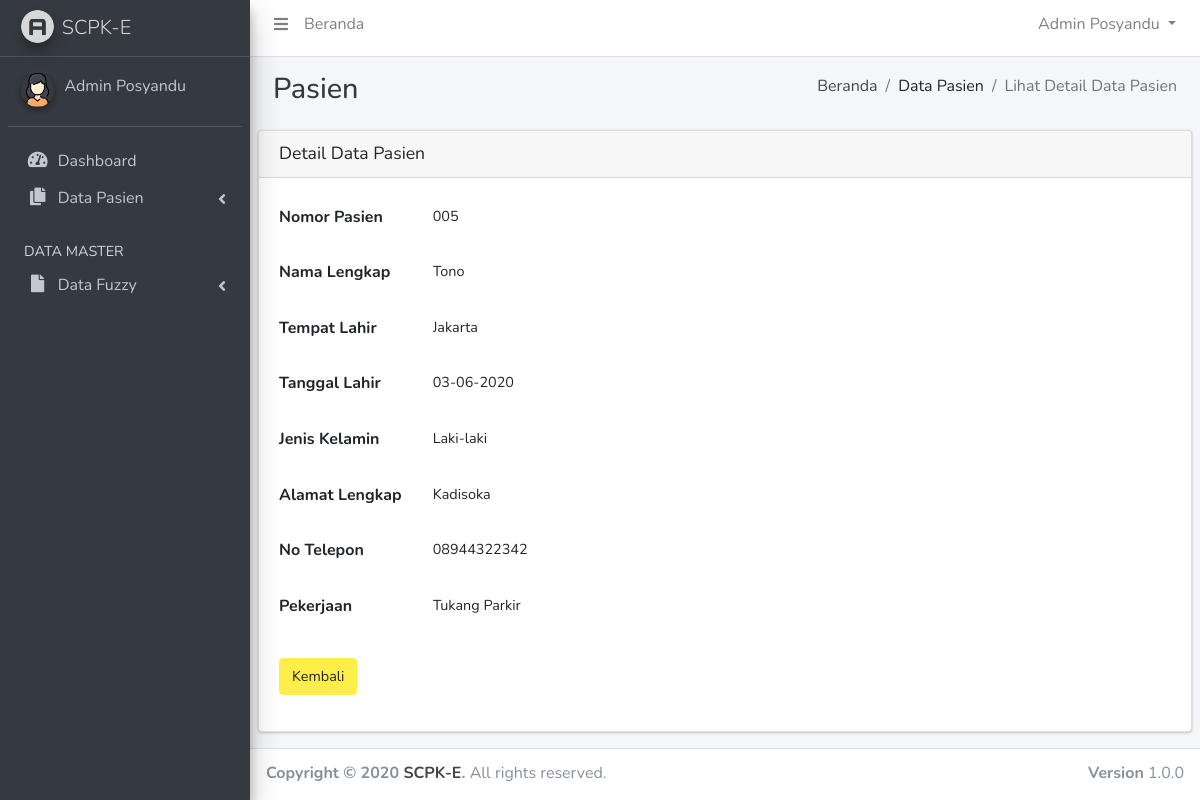
Screenshot of /scpk-e/?page=pasien-view&id=14 (signed in) with the database file from the repository.
### tables this page shows
CREATE TABLE `pasien` (
  `id_pasien` int(11) NOT NULL,
  `no_pasien` varchar(16) NOT NULL,
  `nama_lengkap` varchar(50) NOT NULL,
  `tempat_lahir` varchar(30) NOT NULL,
  `tanggal_lahir` date NOT NULL,
  `jenis_kelamin` char(1) NOT NULL,
  `alamat_lengkap` varchar(100) NOT NULL,
  `no_telepon` varchar(13) NOT NULL,
  `pekerjaan` varchar(30) NOT NULL,
  `terdaftar` datetime NOT NULL
);

### scpk-e/config/library.php (called while the page is built, shortened)
<?php
function antiinjec($data){
  $filter_sql = mysql_real_escape_string(stripslashes(strip_tags(htmlspecialchars($data,ENT_QUOTES))));
  return $filter_sql;
}
?>

### scpk-e/config/koneksi.php (called while the page is built, shortened)
<?php
function querydb($query)
{
	$result=mysql_query($query) or die ("gagal melakukan Query=$query");
	return $result;
}
?>

### scpk-e/view_pasien.php (the view)
<?php
$id		= (int)antiinjec(@$_GET['id']);
$hdata=querydb("SELECT id_pasien, no_pasien, nama_lengkap, tempat_lahir, tanggal_lahir, jenis_kelamin, alamat_lengkap, no_telepon, pekerjaan, terdaftar FROM pasien WHERE id_pasien=$id");
$data=mysql_fetch_array($hdata);
?>
<div class="content-header">
  <div class="container-fluid">
    <div class="row mb-2">
      <div class="col-sm-6">
        <h1 class="m-0 text-dark">Pasien</h1>
      </div>
      <div class="col-sm-6">
        <ol class="breadcrumb float-sm-right">
          <li class="breadcrumb-item"><a href="?page=home">Beranda</a></li>
          <li class="breadcrumb-item">Data Pasien</li>
          <li class="breadcrumb-item active">Lihat Detail Data Pasien</li>
        </ol>
      </div>
    </div>
  </div>
</div>
<section class="content">
  	<div class="row">
		<div class="col-12">
			<div class="card">
				<div class="card-header">
					<h2 class="card-title" style="margin-bottom: 1px;">Detail Data Pasien</h2>
				</div>
				<div class="card-body">
                <form>
                  <div class="form-group row">
                  <label for="no_pasien" class="col-sm-2 col-form-label">Nomor Pasien</label>
                  <div class="col-sm-10">
                    <input type="text" readonly class="form-control-plaintext" id="staticNo" value="<?php echo"$data[no_pasien]";?>">
                  </div>
                  </div>
                  <div class="form-group row">
                  <label for="nama_lengkap" class="col-sm-2 col-form-label">Nama Lengkap</label>
                  <div class="col-sm-10">
                    <input type="text" readonly class="form-control-plaintext" id="staticNama" value="<?php echo"$data[nama_lengkap]";?>">
                  </div>
                  </div>
                  <div class="form-group row">
                  <label for="tempat_lahir" class="col-sm-2 col-form-label">Tempat Lahir</label>
                  <div class="col-sm-10">
                    <input type="text" readonly class="form-control-plaintext" id="staticTempat_lahir" value="<?php echo"$data[tempat_lahir]";?>">
                  </div>
                  </div>
                  <div class="form-group row">
                  <label for="tanggal_lahir" class="col-sm-2 col-form-label">Tanggal Lahir</label>
                  <div class="col-sm-10">
                    <input type="text" readonly class="form-control-plaintext" id="staticTanggal_lahir" value="<?php echo date("d-m-Y", strtotime($data['tanggal_lahir']));?>">
                  </div>
                  </div>
                  <div class="form-group row">
                  <label for="jenis_kelamin" class="col-sm-2 col-form-label">Jenis Kelamin</label>
                  <div class="col-sm-10">
                    <input type="text" readonly class="form-control-plaintext" id="staticJenis_kelamin" value="<?php if($data['jenis_kelamin']=="L") { echo "Laki-laki"; } elseif($data['jenis_kelamin']=="P") { echo "Perempuan"; } ?>">
                  </div>
                  </div>
                  <div class="form-group row">
                  <label for="alamat_lengkap" class="col-sm-2 col-form-label">Alamat Lengkap</label>
                  <div class="col-sm-10">
                    <input type="text" readonly class="form-control-plaintext" id="staticAlamat_Lengkap" value="<?php echo"$data[alamat_lengkap]";?>">
                  </div>
                  </div>
                  <div class="form-group row">
                  <label for="no_telepon" class="col-sm-2 col-form-label">No Telepon</label>
                  <div class="col-sm-10">
                    <input type="text" readonly class="form-control-plaintext" id="staticNo_telepon" value="<?php echo"$data[no_telepon]";?>">
                  </div>
                  </div>
                  <div class="form-group row">
                  <label for="pekerjaan" class="col-sm-2 col-form-label">Pekerjaan</label>
                  <div class="col-sm-10">
                    <input type="text" readonly class="form-control-plaintext" id="staticPekerjaan" value="<?php echo"$data[pekerjaan]";?>">
                  </div>
                  </div>
            <br />
            <div class="form-group row">
            <div class="col-sm-10">
              <button type="submit" class="btn btn-warning" onclick="window.history.back();" value="Kembali">Kembali</button>
            </div>
            </div>
          </form>
				</div>
			</div>
		</div>
	</div>
</section>

### rows the page displays
pasien: no_pasien "005", nama_lengkap "Tono", tempat_lahir "Jakarta", tanggal_lahir "03-06-2020", jenis_kelamin "Laki-laki", alamat_lengkap "Kadisoka", no_telepon "08944322342", pekerjaan "Tukang Parkir"
